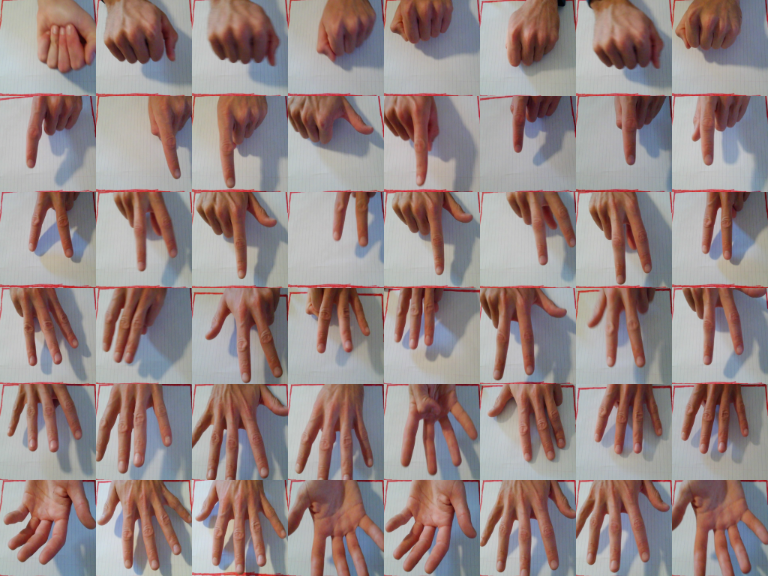
#> input picture Public stuff/Finger Lock/docs/sample_photos.png, 768 x 576 px
$ python make_stop_motion.py
#> lines starting #> are read from the running program, lines starting #| are printed output that depends on the picture
### Public stuff/Finger Lock/finger_net.py
"""The finger-counting CNN in plain numpy (no PyTorch), so it can run on the
UNO Q.  Same layers as train.py's FingerCNN, using the weights it exported
to models/finger_cnn.npz.

    net = FingerNet("models/finger_cnn.npz")
    probs = net.predict(net.prepare(frame, roi))   # 6 probabilities, 0-5 fingers
"""

import cv2
import numpy as np


def conv3x3(x, w, b):
    """x: (C, H, W), w: (F, C, 3, 3) -> (F, H, W), 'same' padding.
    Each output pixel = sum over a 3x3 patch of every channel x the kernel."""
    xp = np.pad(x, ((0, 0), (1, 1), (1, 1)))
    patches = np.lib.stride_tricks.sliding_window_view(xp, (3, 3), axis=(1, 2))
    # patches: (C, H, W, 3, 3) -> multiply with each kernel and add up
    return np.einsum("chwij,fcij->fhw", patches, w, optimize=True) + b[:, None, None]


def relu(x):
    return np.maximum(0, x)


def maxpool2(x):
    """Keep the biggest value in each 2x2 block, halving the height and width."""
    c, h, w = x.shape
    return x.reshape(c, h // 2, 2, w // 2, 2).max(axis=(2, 4))


def softmax(s):
    e = np.exp(s - s.max())
    return e / e.sum()


class FingerNet:
    SIZE = 64

    def __init__(self, path):
        p = np.load(path)
        self.layers = [(p[f"conv{i}.weight"], p[f"conv{i}.bias"]) for i in (1, 2, 3)]
        self.fc_w, self.fc_b = p["fc.weight"], p["fc.bias"]

    # [12 lines left out: function prepare, not called in this run]

    def features(self, x):
        """Run the 3 conv -> ReLU -> pool layers. Returns every stage."""
        stages = [x]
        for w, b in self.layers:
            x = maxpool2(relu(conv3x3(x, w, b)))
            stages.append(x)
        return stages

    def predict(self, x):
        feat = self.features(x)[-1]                  # (64, 8, 8)
        scores = self.fc_w @ feat.reshape(-1) + self.fc_b
        return softmax(scores)

### Public stuff/Finger Lock/docs/make_stop_motion.py
"""Make docs/stop_motion.mp4: a silent, paper-cutout stop-motion movie that
shows how my finger-counting CNN works, using the REAL network.

    python docs/make_stop_motion.py            # video + keyframes
    python docs/make_stop_motion.py --stills   # keyframes only (fast check)

Every number in the movie comes from the project files:
  - weights:      models/finger_cnn.npz (run with finger_net.py, plain numpy)
  - the photo:    one 96x96 tile of docs/sample_photos.png (row k = k fingers),
                  resized to 64x64 RGB, 0..1, channels first, like prepare()
  - lock rules:   lock_policy.py (70%, 1 s, 10 s lockout, 20 s timeout)
  - training:     train.py (epochs), README.md (photo count, accuracy),
                  results/training.png and results/confusion.png

Needs numpy, Pillow and opencv-python (already used by the project) plus an
ffmpeg: imageio-ffmpeg's if it is installed, otherwise ffmpeg on the PATH.
"""

import argparse
import math
import re
import shutil
import subprocess
import sys
import zlib
from functools import lru_cache
from pathlib import Path

import cv2
import numpy as np
from PIL import Image, ImageChops, ImageDraw, ImageFilter, ImageFont

DOCS = Path(__file__).resolve().parent
ROOT = DOCS.parent
sys.path.insert(0, str(ROOT))
import lock_policy                                    # noqa: E402
from finger_net import FingerNet, conv3x3, maxpool2, relu, softmax  # noqa: E402

W, H, FPS = 1280, 720, 8
M = 8                       # transparent margin around every paper piece
PHOTO_ROW, PHOTO_COL = 4, 0  # the photo we follow: 4 fingers (row 4 = 4 fingers)
FILTER = 4                   # conv1 filter #4 finds finger edges


def sec(s):
    return int(round(s * FPS))


# ======================================================== real data ====
def load_real():
    net = FingerNet(ROOT / "models" / "finger_cnn.npz")
    sheet = np.array(Image.open(DOCS / "sample_photos.png").convert("RGB"))
    assert sheet.shape == (6 * 96, 8 * 96, 3), sheet.shape

    def tile(r, c):
        return sheet[r * 96:(r + 1) * 96, c * 96:(c + 1) * 96]

    def to_input(t):  # same as FingerNet.prepare after the crop
        t = cv2.resize(t, (64, 64), interpolation=cv2.INTER_AREA)
        return t.transpose(2, 0, 1).astype(np.float32) / 255.0

    R = {"net": net, "tile": tile, "to_input": to_input}
    R["photo96"] = tile(PHOTO_ROW, PHOTO_COL)
    x = to_input(R["photo96"])
    R["x"] = x
    (w1, b1), (w2, b2), (w3, b3) = net.layers
    R["w1"], R["b1"] = w1, b1
    c1 = conv3x3(x, w1, b1); r1 = relu(c1); p1 = maxpool2(r1)
    c2 = conv3x3(p1, w2, b2); p2 = maxpool2(relu(c2))
    c3 = conv3x3(p2, w3, b3); p3 = maxpool2(relu(c3))
    stages = net.features(x)
    for a, b in zip(stages[1:], (p1, p2, p3)):
        assert np.allclose(a, b)
    R.update(c1=c1, r1=r1, p1=p1, p2=p2, p3=p3)
    flat = p3.reshape(-1)
    scores = net.fc_w @ flat + net.fc_b
    probs = softmax(scores)
    assert np.allclose(probs, net.predict(x))
    R.update(flat=flat, scores=scores, probs=probs)
    assert int(probs.argmax()) == PHOTO_ROW, "chosen photo is misread"

    # weight counts straight from the .npz
    p = np.load(ROOT / "models" / "finger_cnn.npz")
    R["n_layer"] = [p[f"{n}.weight"].size + p[f"{n}.bias"].size
                    for n in ("conv1", "conv2", "conv3", "fc")]
    R["n_total"] = sum(p[k].size for k in p.files)
    assert R["n_total"] == sum(R["n_layer"])
    R["n_filters"] = [p[f"conv{i}.weight"].shape[0] for i in (1, 2, 3)]
    R["fc_shape"] = p["fc.weight"].shape

    # best-read sample photo for each count (for the lock scene)
    R["best"] = {}
    for k in range(6):
        best = max(range(8), key=lambda c: net.predict(to_input(tile(k, c)))[k])
        R["best"][k] = (tile(k, best), net.predict(to_input(tile(k, best))))

    # training facts from the project files
    train_src = (ROOT / "train.py").read_text()
    R["epochs"] = int(re.search(r"^EPOCHS\s*=\s*(\d+)", train_src, re.M).group(1))
    readme = (ROOT / "README.md").read_text()
    m = re.search(r"Accuracy:\*\*\s*([\d.]+)%\s*on held-out photos\s*\(([\d,]+) photos", readme)
    R["accuracy"], R["n_photos"] = m.group(1), m.group(2)
    R["code"] = lock_policy.load_code()
    R["policy"] = dict(conf=lock_policy.CONFIDENCE, hold=lock_policy.HOLD_TIME,
                       lockout=lock_policy.LOCKOUT_TIME, timeout=lock_policy.ENTRY_TIMEOUT,
                       max_wrong=lock_policy.MAX_TRIES)
    return R


# [10 lines left out: function add_picks, not called in this run]


# ======================================================= paper look ====
PAPER_RGB = (233, 224, 205)
CREAM = (250, 246, 236)
INK = (44, 40, 38)
SOFT = (110, 100, 92)
RED = (205, 62, 50)
BLUE = (52, 98, 170)
YELLOW = (238, 190, 70)
GREEN = (70, 150, 90)
BROWN = (170, 120, 78)
DARK = (58, 56, 60)

_rng = np.random.default_rng(193)


def _make_paper():
    n = _rng.normal(0, 1, (H // 4 + 2, W // 4 + 2))
    n = cv2.resize(cv2.GaussianBlur(n, (0, 0), 2), (W, H))
    fine = _rng.normal(0, 1, (H, W))
    tex = 1 + 0.025 * n + 0.018 * fine
    img = np.array(PAPER_RGB, np.float32)[None, None] * tex[..., None]
    # a few long paper fibres
    fib = np.zeros((H, W), np.float32)
    for _ in range(260):
        x0, y0 = _rng.integers(0, W), _rng.integers(0, H)
        a = _rng.uniform(0, math.pi)
        ln = _rng.integers(8, 30)
        cv2.line(fib, (int(x0), int(y0)),
                 (int(x0 + ln * math.cos(a)), int(y0 + ln * math.sin(a))), 1.0, 1)
    img *= (1 - 0.05 * cv2.GaussianBlur(fib, (0, 0), 0.6))[..., None]
    yy, xx = np.mgrid[0:H, 0:W]
    vign = 1 - 0.10 * (((xx - W / 2) / W) ** 2 + ((yy - H / 2) / H) ** 2) * 2
    img *= vign[..., None]
    return Image.fromarray(np.clip(img, 0, 255).astype(np.uint8))


PAPER = _make_paper()
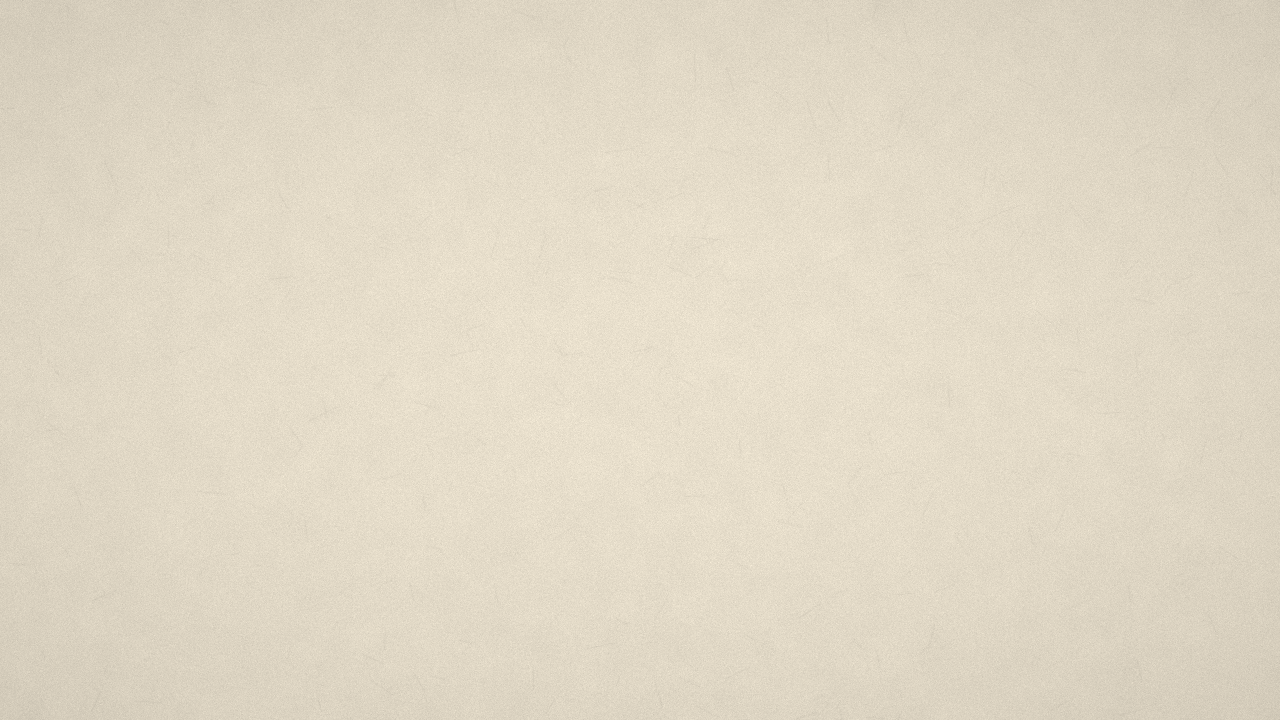
#> PAPER: PIL image 1280x720 RGB; mean R, G, B 224.7, 216, 197.6
_g = (_rng.normal(0, 1, (900, 1400)) * 5 + 248).clip(225, 255).astype(np.uint8)
GRAIN = Image.fromarray(_g).convert("RGB")
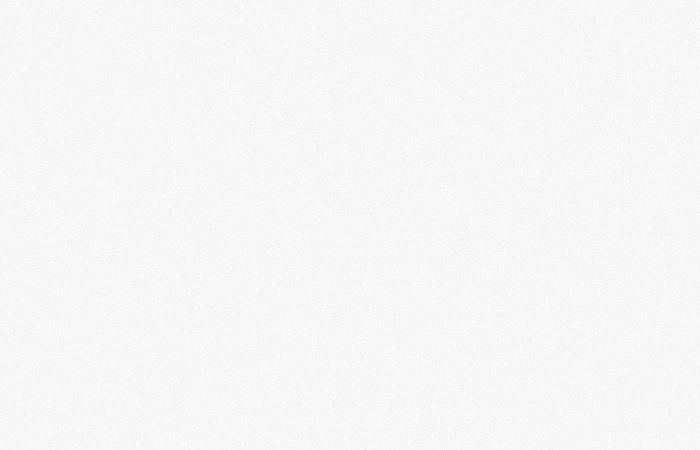
#> GRAIN: PIL image 1400x900 RGB (shown at 1/2 size); min 225, max 255, mean 247.4


def rnd(*key):
    return (zlib.crc32(repr(key).encode()) % 1000003) / 1000003


# [18 lines left out: function font, not called in this run]


def text_size(s, size, kind="sans"):
    l, t, r, b = font(size, kind).getbbox(s)
    return r - l, b - t


def fmt(v, d=2):
    s = f"{v:+.{d}f}" if v != 0 else f"{0:.{d}f}"
    return s.replace("-", "\u2212")


def num(v):
    return f"{v:,}"


# ------------------------------------------------------------ pieces ----
# [109 lines left out: functions card, write, photo, cmap_div, cmap_pos, robust_max and 4 more, not called in this run]


class Frame:
    # [4 lines left out: function __init__, not called in this run]

    def jit(self, key, amp=1.4):
        a, b = rnd(key, self.gf, "x"), rnd(key, self.gf, "y")
        return int(round((a * 2 - 1) * amp)), int(round((b * 2 - 1) * amp))

    # [735 lines left out: functions put, text, line, arrow, caption, tag and 15 more, not called in this run]


SCENES = [("The lock", 20, scene_lock),
          ("Convolution", 34, scene_conv),
          ("ReLU", 15, scene_relu),
          ("Max pooling", 15, scene_pool),
          ("Going deeper", 24, scene_deeper),
          ("The answer", 20, scene_output),
          ("Training", 30, scene_train),
          ("The lock policy", 22, scene_policy)]

KEYFRAMES = [("keyframe_1_convolution.png", 1, 11.5),
             ("keyframe_2_deeper.png", 4, 14.5),
             ("keyframe_3_answer.png", 5, 18.5),
             ("keyframe_4_training.png", 6, 29)]


# [27 lines left out: functions timeline, render, find_ffmpeg, not called in this run]


def main():
    ap = argparse.ArgumentParser()
    ap.add_argument("--stills", action="store_true", help="only write the keyframe PNGs")
    ap.add_argument("--out", default=str(DOCS / "stop_motion.mp4"))
    args = ap.parse_args()

    R = add_picks(load_real())
#> (reads Public stuff/Finger Lock/models/finger_cnn.npz from the repository)
#> in load_real, sheet is the input picture: shape (576, 768, 3); mean R, G, B 150.6, 134.3, 132.7
#> in tile, `return sheet[r * 96:(r + 1) * 96, c * 96:(c + 1) * 96]`:
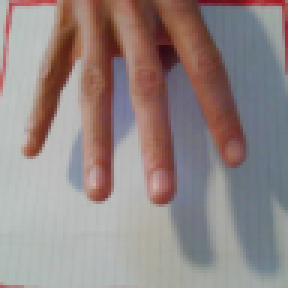
#> returned value: shape (96, 96, 3) (shown 3 times larger); mean of channels 0, 1, 2 147.2, 134.6, 133; drawn as R, G, B
#> the loop in features, `for w, b in self.layers:` made 3 passes
#> (c in maxpool2, h in maxpool2) on passes 1 to 3: (16, 64), (32, 32), (64, 16)
#> after the loop in features, `for w, b in self.layers:`: stages = 4 items
#> the loop in load_real, `for a, b in zip(stages[1:], (p1, p2, p3)):` made 3 passes
#> in load_real, `flat = p3.reshape(-1)`: flat = 4096 values, max 3.65 at index 265, min 0 at index 0, mean 0.196
#> in load_real, `scores = net.fc_w @ flat + net.fc_b`: scores = [-37.08, -25.29, -1.63, 6.58, 13.18, 9.46]
#> in softmax, `e = np.exp(s - s.max())`: e = [1.48e-22, 1.96e-17, 3.71e-07, 0.00136, 1, 0.0243]
#> in load_real, `probs = softmax(scores)`: probs = [1.45e-22, 1.91e-17, 3.62e-07, 0.00133, 0.975, 0.0237]
#> the loop in load_real, `for k in range(6):` made 6 passes
#> best on passes 1 to 6: 6, 2, 0, 6, 7, 2
#> pass 1, in to_input (call 2), `t = cv2.resize(t, (64, 64), interpolation=cv2.INTER_AREA)`:
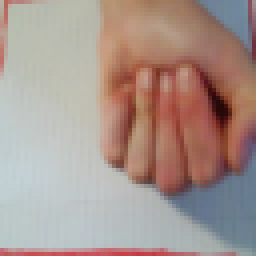
#> t: shape (64, 64, 3) (shown 4 times larger); mean of channels 0, 1, 2 168.5, 149.5, 142.3; drawn as R, G, B
#> pass 1, in to_input (call 3), `t = cv2.resize(t, (64, 64), interpolation=cv2.INTER_AREA)`:
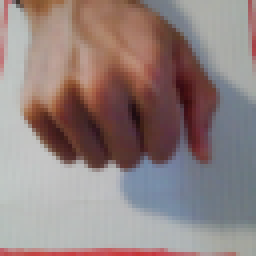
#> t: shape (64, 64, 3) (shown 4 times larger); mean of channels 0, 1, 2 145.4, 129.1, 127.3; drawn as R, G, B
#> pass 1, in to_input (call 4), `t = cv2.resize(t, (64, 64), interpolation=cv2.INTER_AREA)`:
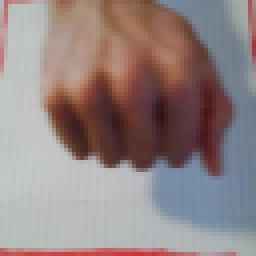
#> t: shape (64, 64, 3) (shown 4 times larger); mean of channels 0, 1, 2 147, 131.7, 131.3; drawn as R, G, B
#> pass 1, in to_input (call 5), `t = cv2.resize(t, (64, 64), interpolation=cv2.INTER_AREA)`:
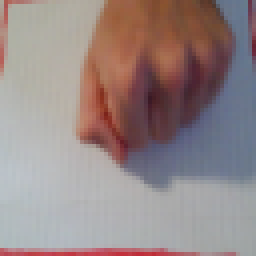
#> t: shape (64, 64, 3) (shown 4 times larger); mean of channels 0, 1, 2 150.6, 135.1, 134.6; drawn as R, G, B
#> after the loop in load_real, `for k in range(6):`: R = 20 items

    print("numbers used (all from the project files):")
    print(f"  photo: sample_photos.png row {PHOTO_ROW}, col {PHOTO_COL} -> input {R['x'].shape} = {R['x'].size}")
    print(f"  stages: {R['c1'].shape} -> {R['p1'].shape} -> {R['p2'].shape} -> {R['p3'].shape} -> {R['flat'].size}")
    print(f"  weights per layer: {R['n_layer']}  total: {R['n_total']}")
    print("  probabilities:", " ".join(f"{k}:{p * 100:.1f}%" for k, p in enumerate(R["probs"])))
    print(f"  epochs {R['epochs']}, photos {R['n_photos']}, accuracy {R['accuracy']}%, policy {R['policy']}, code {R['code']}")

    tl, total = timeline()
    print("timeline:")
    for name, t0, dur, _ in tl:
        print(f"  {int(t0) // 60}:{int(t0) % 60:02d}  {name} ({dur} s)")
    print(f"  total {int(total) // 60}:{int(total) % 60:02d}")

    starts = {i: t0 for i, (_, t0, _, _) in enumerate(tl)}
    for fname, si, t in KEYFRAMES:
        render(R, sec(starts[si] + t)).save(DOCS / fname)
        print("wrote", fname)
    if args.stills:
        return

    n = sec(total)
    cmd = [find_ffmpeg(), "-y", "-loglevel", "error", "-f", "rawvideo", "-pix_fmt", "rgb24",
           "-s", f"{W}x{H}", "-r", str(FPS), "-i", "-", "-an", "-c:v", "libx264",
           "-preset", "slow", "-crf", "20", "-pix_fmt", "yuv420p", "-movflags", "+faststart",
           args.out]
    proc = subprocess.Popen(cmd, stdin=subprocess.PIPE)
    for gf in range(n):
        proc.stdin.write(render(R, gf).tobytes())
        if gf % 80 == 0:
            print(f"  frame {gf}/{n}", flush=True)
    proc.stdin.close()
    proc.wait()
    print("wrote", args.out, f"({n} frames, {n / FPS:.0f} s)")


if __name__ == "__main__":
#> (the run stopped early here; a loop or call above may not have finished)
